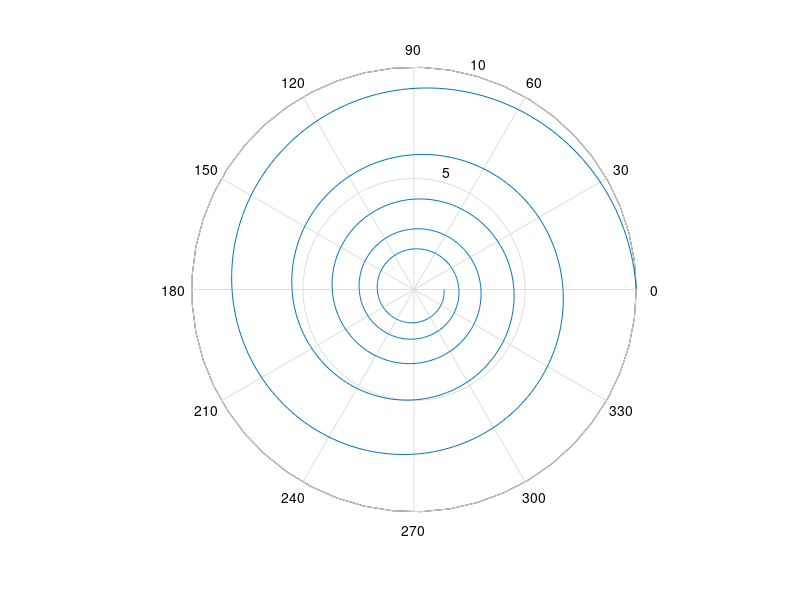

This chart was generated by the following MATLAB code:
%8.9

t = [0:0.01:10]; %time var

v = 10 * exp((-0.2 + 1i*pi)*t);%func

polar(angle(v),abs(v))

%using polar because of 'pi' modifier
%taking the angle of v because we using a polar function
%take the absolute value of v because its a complex function.